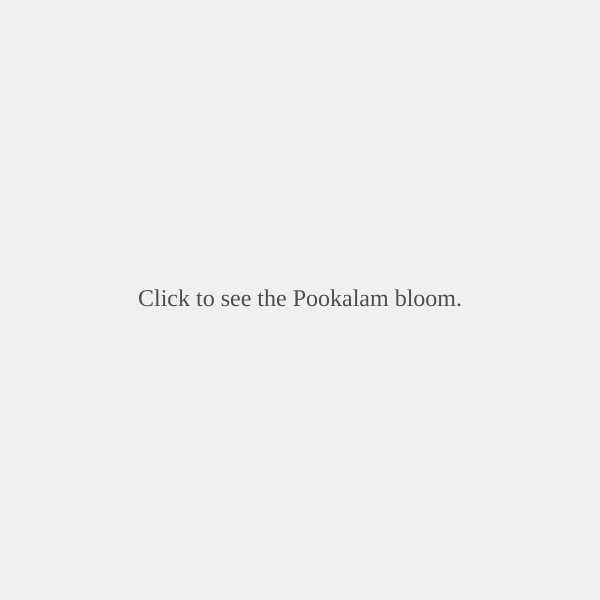
Frame 1 (no input)
Frame 60 (no input): identical to frame 1, image omitted
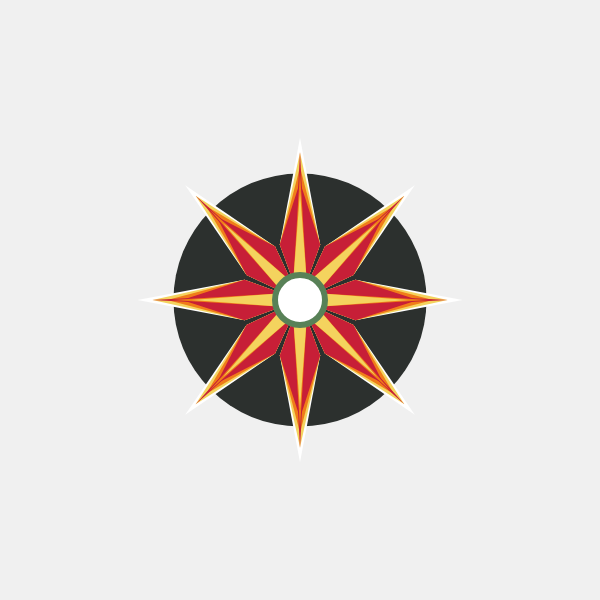
Frame 120 (the mouse pressed at the canvas centre since frame 60)

The p5.js sketch that drew these frames (run headless with seeded random() and noise() and a simulated clock; from frame 60 on, the mouse is pressed at the canvas centre):

// p5.js sketch
// ── sketch.js
// Color palette
const COLORS = {
  dark: '#2C302E',
  red: '#C71F37',
  orange: '#F07C19',
  yellow: '#F4D35E',
  white: '#FFFFFF',
  green: '#588157',
  diyaClay: '#A0522D', // Earthy brown for diya base
  diyaClayHighlight: '#C18D5D', // Lighter tone for rim
  diyaFlameBright: '#FFC107', // Bright yellow for flame center
  diyaFlameOuter: '#FF8F00', // Orange for outer flame glow
  diyaGlow: '#FFEB3B', // Soft yellow for ambient glow
};

// Animation control variables
let animationProgress = 0; // Goes from 0 (start) to 1 (end)
let animationStarted = false;
const animationSpeed = 0.008; // Adjust for faster/slower bloom

function setup() {
  createCanvas(600, 600);
  angleMode(DEGREES);
  textFont('Garamond');
}

function draw() {
  background(240);
  translate(width / 2, height / 2);

  if (animationStarted && animationProgress < 1) {
    animationProgress += animationSpeed;
    animationProgress = min(animationProgress, 1);
  }

  // --- Draw all layers based on the current animation progress ---

  // 1. Dark circular base
  let ease = pow(animationProgress, 2) / (pow(animationProgress, 2) + pow(1 - animationProgress, 2));
  const baseSize = map(ease, 0, 1, 0, 550);
  noStroke();
  fill(COLORS.dark);
  ellipse(0, 0, baseSize, baseSize);

  // 2. Outer layer of 16 petals
  let outerProgress = constrain(map(animationProgress, 0.6, 1.0, 0, 1), 0, 1);
  if (outerProgress > 0) {
    drawPetalLayer(16, [260, 240, 220, 200], 150, [COLORS.white, COLORS.yellow, COLORS.orange, COLORS.red], outerProgress);
  }

  // 3. Middle layer of 8 petals
  let middleProgress = constrain(map(animationProgress, 0.3, 0.8, 0, 1), 0, 1);
  if (middleProgress > 0) {
    drawPetalLayer(8, [220, 200, 180, 160], 80, [COLORS.white, COLORS.yellow, COLORS.orange, COLORS.red], middleProgress);
  }

  // 4. Inner star-like flower
  let innerProgress = constrain(map(animationProgress, 0.1, 0.6, 0, 1), 0, 1);
  if (innerProgress > 0) {
    drawPetalLayer(8, [150, 130, 110], 20, [COLORS.red, COLORS.orange, COLORS.yellow], innerProgress);
  }

  // 5. Central circle
  let centerProgress = constrain(map(animationProgress, 0.0, 0.2, 0, 1), 0, 1);
  if (centerProgress > 0) {
    stroke(COLORS.green);
    strokeWeight(6);
    fill(COLORS.white);
    ellipse(0, 0, 50 * centerProgress, 50 * centerProgress);
  }

  // 6. Diyas on the outer edge
  let diyaProgress = constrain(map(animationProgress, 0.9, 1.0, 0, 1), 0, 1);
  if (diyaProgress > 0) {
    drawDiyas(16, 280, diyaProgress);
  }

  // If animation is not started or has finished, show a message
  if (!animationStarted) {
    showMessage("Click to see the Pookalam bloom.");
  } else if (animationProgress >= 1) {
    showMessage("Click to bloom again.");
  }
}

function mousePressed() {
  if (animationProgress >= 1 || !animationStarted) {
    animationProgress = 0;
    animationStarted = true;
  }
}

/**
 * Draws a full layer of petals with animation.
 */
function drawPetalLayer(numPetals, peakRadii, baseRadius, colors, progress) {
  let ease = 1 - pow(1 - progress, 3);

  for (let i = 0; i < numPetals; i++) {
    push();
    rotate((360 / numPetals) * i);

    const currentPeakRadii = peakRadii.map(r => r * ease);
    const currentBaseRadius = baseRadius * ease;
    
    const angle = 20;
    noStroke();
    for (let j = 0; j < colors.length; j++) {
      fill(colors[j]);
      beginShape();
      vertex(0, 0);
      vertex(currentBaseRadius * cos(-angle), currentBaseRadius * sin(-angle));
      vertex(currentPeakRadii[j], 0);
      vertex(currentBaseRadius * cos(angle), currentBaseRadius * sin(angle));
      endShape(CLOSE);
    }
    pop();
  }
}

/**
 * Draws a circle of UPRIGHT diyas around the pookalam.
 */
function drawDiyas(numDiyas, radius, progress) {
  let ease = sin(progress * 90);

  for (let i = 0; i < numDiyas; i++) {
    push();
    let rotationAngle = (360 / numDiyas) * i;
    rotate(rotationAngle);
    translate(radius, 0);
    
    // Counteract the initial rotation so the diya draws upright
    rotate(-rotationAngle); 

    // Diya Base (more realistic shape)
    noStroke();
    fill(COLORS.diyaClay);
    beginShape();
    vertex(0, 0);
    bezierVertex(15 * ease, 5 * ease, 15 * ease, 15 * ease, 0, 20 * ease);
    bezierVertex(-15 * ease, 15 * ease, -15 * ease, 5 * ease, 0, 0);
    endShape(CLOSE);

    // Diya Rim/Top Edge
    fill(COLORS.diyaClayHighlight);
    ellipse(0, 0, 30 * ease, 10 * ease);

    // Diya Wick
    stroke(0);
    strokeWeight(1 * ease);
    line(0, 0, 0, -5 * ease);

    // Diya Flame (appears when base is formed)
    if (progress > 0.5) {
      let flickerStrength = noise(frameCount * 0.05 + i * 100) * 10;
      let flameHeight = 15 * ease + flickerStrength;
      let flameWidth = 6 * ease + flickerStrength * 0.5;
      
      noStroke();
      let glowColor = color(COLORS.diyaGlow);
      let glowAlpha = 100 * ease * (0.5 + flickerStrength / 20);
      glowColor.setAlpha(glowAlpha);
      fill(glowColor);
      ellipse(0, -flameHeight / 2, flameWidth * 2, flameHeight * 2);

      let outerFlameColor = color(COLORS.diyaFlameOuter);
      outerFlameColor.setAlpha(200 * ease);
      fill(outerFlameColor);
      ellipse(0, -flameHeight / 2, flameWidth, flameHeight);
      
      let innerFlameColor = color(COLORS.diyaFlameBright);
      innerFlameColor.setAlpha(255 * ease);
      fill(innerFlameColor);
      ellipse(0, -flameHeight / 2 - 3, flameWidth * 0.6, flameHeight * 0.6);
    }
    pop();
  }
}

/**
 * Displays a message in the center of the canvas.
 */
function showMessage(msg) {
  resetMatrix();
  fill(10, 10, 10, 180);
  noStroke();
  textAlign(CENTER, CENTER);
  textSize(24);
  text(msg, width / 2, height / 2);
}
// ── style.css
html, body {
  margin: 0;
  padding: 0;
  background-color: #f0f0f0; /* Light gray background */
}
canvas {
  display: block;
  margin: auto;
  position: absolute;
  top: 0;
  bottom: 0;
  left: 0;
  right: 0;
}
